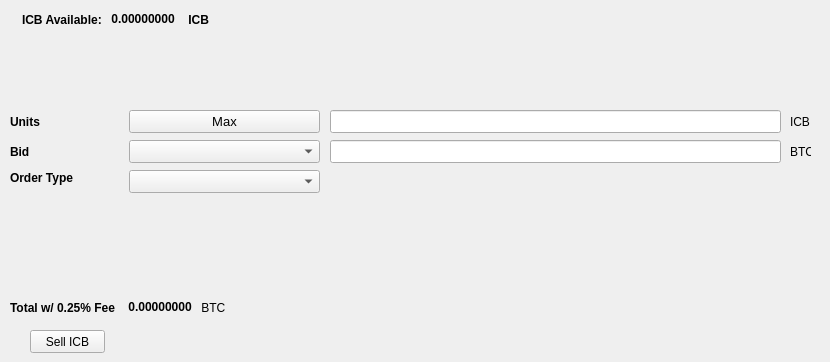
   <widget class="QWidget" name="SellTab">
    <attribute name="title">
     <string>Sell</string>
    </attribute>
    <widget class="QLabel" name="label_16">
     <property name="geometry">
      <rect>
       <x>790</x>
       <y>140</y>
       <width>21</width>
       <height>23</height>
      </rect>
     </property>
     <property name="text">
      <string>BTC</string>
     </property>
    </widget>
    <widget class="QComboBox" name="SellBidcomboBox">
     <property name="geometry">
      <rect>
       <x>129</x>
       <y>140</y>
       <width>191</width>
       <height>23</height>
      </rect>
     </property>
     <property name="font">
      <font>
       <pointsize>10</pointsize>
      </font>
     </property>
    </widget>
    <widget class="QLabel" name="label_18">
     <property name="geometry">
      <rect>
       <x>10</x>
       <y>110</y>
       <width>46</width>
       <height>23</height>
      </rect>
     </property>
     <property name="font">
      <font>
       <weight>75</weight>
       <bold>true</bold>
      </font>
     </property>
     <property name="text">
      <string>Units</string>
     </property>
    </widget>
    <widget class="QPushButton" name="Sell_Max_Amount">
     <property name="geometry">
      <rect>
       <x>129</x>
       <y>110</y>
       <width>191</width>
       <height>23</height>
      </rect>
     </property>
     <property name="font">
      <font>
       <pointsize>10</pointsize>
      </font>
     </property>
     <property name="text">
      <string>Max</string>
     </property>
    </widget>
    <widget class="QLabel" name="label_20">
     <property name="geometry">
      <rect>
       <x>10</x>
       <y>170</y>
       <width>71</width>
       <height>16</height>
      </rect>
     </property>
     <property name="font">
      <font>
       <weight>75</weight>
       <bold>true</bold>
      </font>
     </property>
     <property name="text">
      <string>Order Type</string>
     </property>
    </widget>
    <widget class="QComboBox" name="SellOrdertypeCombo">
     <property name="geometry">
      <rect>
       <x>129</x>
       <y>170</y>
       <width>191</width>
       <height>23</height>
      </rect>
     </property>
     <property name="font">
      <font>
       <pointsize>10</pointsize>
      </font>
     </property>
    </widget>
    <widget class="QLabel" name="label_21">
     <property name="geometry">
      <rect>
       <x>10</x>
       <y>140</y>
       <width>46</width>
       <height>23</height>
      </rect>
     </property>
     <property name="font">
      <font>
       <weight>75</weight>
       <bold>true</bold>
      </font>
     </property>
     <property name="text">
      <string>Bid</string>
     </property>
    </widget>
    <widget class="QLabel" name="label_22">
     <property name="geometry">
      <rect>
       <x>790</x>
       <y>110</y>
       <width>31</width>
       <height>23</height>
      </rect>
     </property>
     <property name="text">
      <string>ICB</string>
     </property>
    </widget>
    <widget class="QLineEdit" name="UnitsInputICB">
     <property name="geometry">
      <rect>
       <x>330</x>
       <y>110</y>
       <width>451</width>
       <height>23</height>
      </rect>
     </property>
     <property name="font">
      <font>
       <pointsize>9</pointsize>
       <weight>75</weight>
       <bold>true</bold>
      </font>
     </property>
    </widget>
    <widget class="QLineEdit" name="SellBidPriceEdit">
     <property name="geometry">
      <rect>
       <x>330</x>
       <y>140</y>
       <width>451</width>
       <height>23</height>
      </rect>
     </property>
     <property name="font">
      <font>
       <pointsize>9</pointsize>
       <weight>75</weight>
       <bold>true</bold>
      </font>
     </property>
    </widget>
    <widget class="QPushButton" name="SellICBBTN">
     <property name="geometry">
      <rect>
       <x>30</x>
       <y>330</y>
       <width>75</width>
       <height>23</height>
      </rect>
     </property>
     <property name="text">
      <string>Sell ICB</string>
     </property>
    </widget>
    <widget class="QWidget" name="layoutWidget">
     <property name="geometry">
      <rect>
       <x>22</x>
       <y>12</y>
       <width>200</width>
       <height>15</height>
      </rect>
     </property>
     <layout class="QHBoxLayout" name="horizontalLayout">
      <item>
       <widget class="QLabel" name="label232_2">
        <property name="font">
         <font>
          <weight>75</weight>
          <bold>true</bold>
         </font>
        </property>
        <property name="text">
         <string>ICB Available:</string>
        </property>
       </widget>
      </item>
      <item>
       <widget class="QLabel" name="ICBAvailableLabel">
        <property name="palette">
         <palette>
          <active>
           <colorrole role="WindowText">
            <brush brushstyle="SolidPattern">
             <color alpha="255">
              <red>0</red>
              <green>0</green>
              <blue>0</blue>
             </color>
            </brush>
           </colorrole>
           <colorrole role="Button">
            <brush brushstyle="SolidPattern">
             <color alpha="255">
              <red>0</red>
              <green>170</green>
              <blue>0</blue>
             </color>
            </brush>
           </colorrole>
           <colorrole role="Light">
            <brush brushstyle="SolidPattern">
             <color alpha="255">
              <red>0</red>
              <green>255</green>
              <blue>0</blue>
             </color>
            </brush>
           </colorrole>
           <colorrole role="Midlight">
            <brush brushstyle="SolidPattern">
             <color alpha="255">
              <red>0</red>
              <green>212</green>
              <blue>0</blue>
             </color>
            </brush>
           </colorrole>
           <colorrole role="Dark">
            <brush brushstyle="SolidPattern">
             <color alpha="255">
              <red>0</red>
              <green>85</green>
              <blue>0</blue>
             </color>
            </brush>
           </colorrole>
           <colorrole role="Mid">
            <brush brushstyle="SolidPattern">
             <color alpha="255">
              <red>0</red>
              <green>113</green>
              <blue>0</blue>
             </color>
            </brush>
           </colorrole>
           <colorrole role="Text">
            <brush brushstyle="SolidPattern">
             <color alpha="255">
              <red>0</red>
              <green>170</green>
              <blue>0</blue>
             </color>
            </brush>
           </colorrole>
           <colorrole role="BrightText">
            <brush brushstyle="SolidPattern">
             <color alpha="255">
              <red>255</red>
              <green>255</green>
              <blue>255</blue>
             </color>
            </brush>
           </colorrole>
           <colorrole role="ButtonText">
            <brush brushstyle="SolidPattern">
             <color alpha="255">
              <red>0</red>
              <green>0</green>
              <blue>0</blue>
             </color>
            </brush>
           </colorrole>
           <colorrole role="Base">
            <brush brushstyle="SolidPattern">
             <color alpha="255">
              <red>255</red>
              <green>255</green>
              <blue>255</blue>
             </color>
            </brush>
           </colorrole>
           <colorrole role="Window">
            <brush brushstyle="SolidPattern">
             <color alpha="255">
              <red>0</red>
              <green>170</green>
              <blue>0</blue>
             </color>
            </brush>
           </colorrole>
           <colorrole role="Shadow">
            <brush brushstyle="SolidPattern">
             <color alpha="255">
              <red>0</red>
              <green>0</green>
              <blue>0</blue>
             </color>
            </brush>
           </colorrole>
           <colorrole role="AlternateBase">
            <brush brushstyle="SolidPattern">
             <color alpha="255">
              <red>127</red>
              <green>212</green>
              <blue>127</blue>
             </color>
            </brush>
           </colorrole>
           <colorrole role="ToolTipBase">
            <brush brushstyle="SolidPattern">
             <color alpha="255">
              <red>255</red>
              <green>255</green>
              <blue>220</blue>
             </color>
            </brush>
           </colorrole>
           <colorrole role="ToolTipText">
            <brush brushstyle="SolidPattern">
             <color alpha="255">
              <red>0</red>
              <green>0</green>
              <blue>0</blue>
             </color>
            </brush>
           </colorrole>
          </active>
          <inactive>
           <colorrole role="WindowText">
            <brush brushstyle="SolidPattern">
             <color alpha="255">
              <red>0</red>
              <green>0</green>
              <blue>0</blue>
             </color>
            </brush>
           </colorrole>
           <colorrole role="Button">
            <brush brushstyle="SolidPattern">
             <color alpha="255">
              <red>0</red>
              <green>170</green>
              <blue>0</blue>
             </color>
            </brush>
           </colorrole>
           <colorrole role="Light">
            <brush brushstyle="SolidPattern">
             <color alpha="255">
              <red>0</red>
              <green>255</green>
              <blue>0</blue>
             </color>
            </brush>
           </colorrole>
           <colorrole role="Midlight">
            <brush brushstyle="SolidPattern">
             <color alpha="255">
              <red>0</red>
              <green>212</green>
              <blue>0</blue>
             </color>
            </brush>
           </colorrole>
           <colorrole role="Dark">
            <brush brushstyle="SolidPattern">
             <color alpha="255">
              <red>0</red>
              <green>85</green>
              <blue>0</blue>
             </color>
            </brush>
           </colorrole>
           <colorrole role="Mid">
            <brush brushstyle="SolidPattern">
             <color alpha="255">
              <red>0</red>
              <green>113</green>
              <blue>0</blue>
             </color>
            </brush>
           </colorrole>
           <colorrole role="Text">
            <brush brushstyle="SolidPattern">
             <color alpha="255">
              <red>0</red>
              <green>170</green>
              <blue>0</blue>
             </color>
            </brush>
           </colorrole>
           <colorrole role="BrightText">
            <brush brushstyle="SolidPattern">
             <color alpha="255">
              <red>255</red>
              <green>255</green>
              <blue>255</blue>
             </color>
            </brush>
           </colorrole>
           <colorrole role="ButtonText">
            <brush brushstyle="SolidPattern">
             <color alpha="255">
              <red>0</red>
              <green>0</green>
              <blue>0</blue>
             </color>
            </brush>
           </colorrole>
           <colorrole role="Base">
            <brush brushstyle="SolidPattern">
             <color alpha="255">
              <red>255</red>
              <green>255</green>
              <blue>255</blue>
             </color>
            </brush>
           </colorrole>
           <colorrole role="Window">
            <brush brushstyle="SolidPattern">
             <color alpha="255">
              <red>0</red>
              <green>170</green>
              <blue>0</blue>
             </color>
            </brush>
           </colorrole>
           <colorrole role="Shadow">
            <brush brushstyle="SolidPattern">
             <color alpha="255">
              <red>0</red>
              <green>0</green>
              <blue>0</blue>
             </color>
            </brush>
           </colorrole>
           <colorrole role="AlternateBase">
            <brush brushstyle="SolidPattern">
             <color alpha="255">
              <red>127</red>
              <green>212</green>
              <blue>127</blue>
             </color>
            </brush>
           </colorrole>
           <colorrole role="ToolTipBase">
            <brush brushstyle="SolidPattern">
             <color alpha="255">
              <red>255</red>
              <green>255</green>
              <blue>220</blue>
             </color>
            </brush>
           </colorrole>
           <colorrole role="ToolTipText">
            <brush brushstyle="SolidPattern">
             <color alpha="255">
              <red>0</red>
              <green>0</green>
              <blue>0</blue>
             </color>
            </brush>
           </colorrole>
          </inactive>
          <disabled>
           <colorrole role="WindowText">
            <brush brushstyle="SolidPattern">
             <color alpha="255">
              <red>0</red>
              <green>85</green>
              <blue>0</blue>
             </color>
            </brush>
           </colorrole>
           <colorrole role="Button">
            <brush brushstyle="SolidPattern">
             <color alpha="255">
              <red>0</red>
              <green>170</green>
              <blue>0</blue>
             </color>
            </brush>
           </colorrole>
           <colorrole role="Light">
            <brush brushstyle="SolidPattern">
             <color alpha="255">
              <red>0</red>
              <green>255</green>
              <blue>0</blue>
             </color>
            </brush>
           </colorrole>
           <colorrole role="Midlight">
            <brush brushstyle="SolidPattern">
             <color alpha="255">
              <red>0</red>
              <green>212</green>
              <blue>0</blue>
             </color>
            </brush>
           </colorrole>
           <colorrole role="Dark">
            <brush brushstyle="SolidPattern">
             <color alpha="255">
              <red>0</red>
              <green>85</green>
              <blue>0</blue>
             </color>
            </brush>
           </colorrole>
           <colorrole role="Mid">
            <brush brushstyle="SolidPattern">
             <color alpha="255">
              <red>0</red>
              <green>113</green>
              <blue>0</blue>
             </color>
            </brush>
           </colorrole>
           <colorrole role="Text">
            <brush brushstyle="SolidPattern">
             <color alpha="255">
              <red>0</red>
              <green>85</green>
              <blue>0</blue>
             </color>
            </brush>
           </colorrole>
           <colorrole role="BrightText">
            <brush brushstyle="SolidPattern">
             <color alpha="255">
              <red>255</red>
              <green>255</green>
              <blue>255</blue>
             </color>
            </brush>
           </colorrole>
           <colorrole role="ButtonText">
            <brush brushstyle="SolidPattern">
             <color alpha="255">
              <red>0</red>
              <green>85</green>
              <blue>0</blue>
             </color>
            </brush>
           </colorrole>
           <colorrole role="Base">
            <brush brushstyle="SolidPattern">
             <color alpha="255">
              <red>0</red>
              <green>170</green>
              <blue>0</blue>
             </color>
            </brush>
           </colorrole>
           <colorrole role="Window">
            <brush brushstyle="SolidPattern">
             <color alpha="255">
              <red>0</red>
              <green>170</green>
              <blue>0</blue>
             </color>
            </brush>
           </colorrole>
           <colorrole role="Shadow">
            <brush brushstyle="SolidPattern">
             <color alpha="255">
              <red>0</red>
              <green>0</green>
              <blue>0</blue>
             </color>
            </brush>
           </colorrole>
           <colorrole role="AlternateBase">
            <brush brushstyle="SolidPattern">
             <color alpha="255">
              <red>0</red>
              <green>170</green>
              <blue>0</blue>
             </color>
            </brush>
           </colorrole>
           <colorrole role="ToolTipBase">
            <brush brushstyle="SolidPattern">
             <color alpha="255">
              <red>255</red>
              <green>255</green>
              <blue>220</blue>
             </color>
            </brush>
           </colorrole>
           <colorrole role="ToolTipText">
            <brush brushstyle="SolidPattern">
             <color alpha="255">
              <red>0</red>
              <green>0</green>
              <blue>0</blue>
             </color>
            </brush>
           </colorrole>
          </disabled>
         </palette>
        </property>
        <property name="font">
         <font>
          <weight>75</weight>
          <bold>true</bold>
         </font>
        </property>
        <property name="text">
         <string> 0.00000000 </string>
        </property>
        <property name="textInteractionFlags">
         <set>Qt::LinksAccessibleByMouse|Qt::TextSelectableByKeyboard|Qt::TextSelectableByMouse</set>
        </property>
       </widget>
      </item>
      <item>
       <widget class="QLabel" name="labelICB">
        <property name="font">
         <font>
          <weight>75</weight>
          <bold>true</bold>
         </font>
        </property>
        <property name="text">
         <string> ICB</string>
        </property>
       </widget>
      </item>
     </layout>
    </widget>
    <widget class="QWidget" name="layoutWidget">
     <property name="geometry">
      <rect>
       <x>10</x>
       <y>300</y>
       <width>218</width>
       <height>15</height>
      </rect>
     </property>
     <layout class="QHBoxLayout" name="horizontalLayout_2">
      <item>
       <widget class="QLabel" name="label_19">
        <property name="font">
         <font>
          <weight>75</weight>
          <bold>true</bold>
         </font>
        </property>
        <property name="text">
         <string>Total w/ 0.25% Fee </string>
        </property>
       </widget>
      </item>
      <item>
       <widget class="QLabel" name="SellCostLabel">
        <property name="palette">
         <palette>
          <active>
           <colorrole role="WindowText">
            <brush brushstyle="SolidPattern">
             <color alpha="255">
              <red>0</red>
              <green>0</green>
              <blue>0</blue>
             </color>
            </brush>
           </colorrole>
           <colorrole role="Button">
            <brush brushstyle="SolidPattern">
             <color alpha="255">
              <red>0</red>
              <green>170</green>
              <blue>0</blue>
             </color>
            </brush>
           </colorrole>
           <colorrole role="Light">
            <brush brushstyle="SolidPattern">
             <color alpha="255">
              <red>0</red>
              <green>255</green>
              <blue>0</blue>
             </color>
            </brush>
           </colorrole>
           <colorrole role="Midlight">
            <brush brushstyle="SolidPattern">
             <color alpha="255">
              <red>0</red>
              <green>212</green>
              <blue>0</blue>
             </color>
            </brush>
           </colorrole>
           <colorrole role="Dark">
            <brush brushstyle="SolidPattern">
             <color alpha="255">
              <red>0</red>
              <green>85</green>
              <blue>0</blue>
             </color>
            </brush>
           </colorrole>
           <colorrole role="Mid">
            <brush brushstyle="SolidPattern">
             <color alpha="255">
              <red>0</red>
              <green>113</green>
              <blue>0</blue>
             </color>
            </brush>
           </colorrole>
           <colorrole role="Text">
            <brush brushstyle="SolidPattern">
             <color alpha="255">
              <red>0</red>
              <green>170</green>
              <blue>0</blue>
             </color>
            </brush>
           </colorrole>
           <colorrole role="BrightText">
            <brush brushstyle="SolidPattern">
             <color alpha="255">
              <red>255</red>
              <green>255</green>
              <blue>255</blue>
             </color>
            </brush>
           </colorrole>
           <colorrole role="ButtonText">
            <brush brushstyle="SolidPattern">
             <color alpha="255">
              <red>0</red>
              <green>0</green>
              <blue>0</blue>
             </color>
            </brush>
           </colorrole>
           <colorrole role="Base">
            <brush brushstyle="SolidPattern">
             <color alpha="255">
              <red>255</red>
              <green>255</green>
              <blue>255</blue>
             </color>
            </brush>
           </colorrole>
           <colorrole role="Window">
            <brush brushstyle="SolidPattern">
             <color alpha="255">
              <red>0</red>
              <green>170</green>
              <blue>0</blue>
             </color>
            </brush>
           </colorrole>
           <colorrole role="Shadow">
            <brush brushstyle="SolidPattern">
             <color alpha="255">
              <red>0</red>
              <green>0</green>
              <blue>0</blue>
             </color>
            </brush>
           </colorrole>
           <colorrole role="AlternateBase">
            <brush brushstyle="SolidPattern">
             <color alpha="255">
              <red>127</red>
              <green>212</green>
              <blue>127</blue>
             </color>
            </brush>
           </colorrole>
           <colorrole role="ToolTipBase">
            <brush brushstyle="SolidPattern">
             <color alpha="255">
              <red>255</red>
              <green>255</green>
              <blue>220</blue>
             </color>
            </brush>
           </colorrole>
           <colorrole role="ToolTipText">
            <brush brushstyle="SolidPattern">
             <color alpha="255">
              <red>0</red>
              <green>0</green>
              <blue>0</blue>
             </color>
            </brush>
           </colorrole>
          </active>
          <inactive>
           <colorrole role="WindowText">
            <brush brushstyle="SolidPattern">
             <color alpha="255">
              <red>0</red>
              <green>0</green>
              <blue>0</blue>
             </color>
            </brush>
           </colorrole>
           <colorrole role="Button">
            <brush brushstyle="SolidPattern">
             <color alpha="255">
              <red>0</red>
              <green>170</green>
              <blue>0</blue>
             </color>
            </brush>
           </colorrole>
           <colorrole role="Light">
            <brush brushstyle="SolidPattern">
             <color alpha="255">
              <red>0</red>
              <green>255</green>
              <blue>0</blue>
             </color>
            </brush>
           </colorrole>
           <colorrole role="Midlight">
            <brush brushstyle="SolidPattern">
             <color alpha="255">
              <red>0</red>
              <green>212</green>
              <blue>0</blue>
             </color>
            </brush>
           </colorrole>
           <colorrole role="Dark">
            <brush brushstyle="SolidPattern">
             <color alpha="255">
              <red>0</red>
              <green>85</green>
              <blue>0</blue>
             </color>
            </brush>
           </colorrole>
           <colorrole role="Mid">
            <brush brushstyle="SolidPattern">
             <color alpha="255">
              <red>0</red>
              <green>113</green>
              <blue>0</blue>
             </color>
            </brush>
           </colorrole>
           <colorrole role="Text">
            <brush brushstyle="SolidPattern">
             <color alpha="255">
              <red>0</red>
              <green>170</green>
              <blue>0</blue>
             </color>
            </brush>
           </colorrole>
           <colorrole role="BrightText">
            <brush brushstyle="SolidPattern">
             <color alpha="255">
              <red>255</red>
              <green>255</green>
              <blue>255</blue>
             </color>
            </brush>
           </colorrole>
           <colorrole role="ButtonText">
            <brush brushstyle="SolidPattern">
             <color alpha="255">
              <red>0</red>
              <green>0</green>
              <blue>0</blue>
             </color>
            </brush>
           </colorrole>
           <colorrole role="Base">
            <brush brushstyle="SolidPattern">
             <color alpha="255">
              <red>255</red>
              <green>255</green>
              <blue>255</blue>
             </color>
            </brush>
           </colorrole>
           <colorrole role="Window">
            <brush brushstyle="SolidPattern">
             <color alpha="255">
              <red>0</red>
              <green>170</green>
              <blue>0</blue>
             </color>
            </brush>
           </colorrole>
           <colorrole role="Shadow">
            <brush brushstyle="SolidPattern">
             <color alpha="255">
              <red>0</red>
              <green>0</green>
              <blue>0</blue>
             </color>
            </brush>
           </colorrole>
           <colorrole role="AlternateBase">
            <brush brushstyle="SolidPattern">
             <color alpha="255">
              <red>127</red>
              <green>212</green>
              <blue>127</blue>
             </color>
            </brush>
           </colorrole>
           <colorrole role="ToolTipBase">
            <brush brushstyle="SolidPattern">
             <color alpha="255">
              <red>255</red>
              <green>255</green>
              <blue>220</blue>
             </color>
            </brush>
           </colorrole>
           <colorrole role="ToolTipText">
            <brush brushstyle="SolidPattern">
             <color alpha="255">
              <red>0</red>
              <green>0</green>
              <blue>0</blue>
             </color>
            </brush>
           </colorrole>
          </inactive>
          <disabled>
           <colorrole role="WindowText">
            <brush brushstyle="SolidPattern">
             <color alpha="255">
              <red>0</red>
              <green>85</green>
              <blue>0</blue>
             </color>
            </brush>
           </colorrole>
           <colorrole role="Button">
            <brush brushstyle="SolidPattern">
             <color alpha="255">
              <red>0</red>
              <green>170</green>
              <blue>0</blue>
             </color>
            </brush>
           </colorrole>
           <colorrole role="Light">
            <brush brushstyle="SolidPattern">
             <color alpha="255">
              <red>0</red>
              <green>255</green>
              <blue>0</blue>
             </color>
            </brush>
           </colorrole>
           <colorrole role="Midlight">
            <brush brushstyle="SolidPattern">
             <color alpha="255">
              <red>0</red>
              <green>212</green>
              <blue>0</blue>
             </color>
            </brush>
           </colorrole>
           <colorrole role="Dark">
            <brush brushstyle="SolidPattern">
             <color alpha="255">
              <red>0</red>
              <green>85</green>
              <blue>0</blue>
             </color>
            </brush>
           </colorrole>
           <colorrole role="Mid">
            <brush brushstyle="SolidPattern">
             <color alpha="255">
              <red>0</red>
              <green>113</green>
              <blue>0</blue>
             </color>
            </brush>
           </colorrole>
           <colorrole role="Text">
            <brush brushstyle="SolidPattern">
             <color alpha="255">
              <red>0</red>
              <green>85</green>
              <blue>0</blue>
             </color>
            </brush>
           </colorrole>
           <colorrole role="BrightText">
            <brush brushstyle="SolidPattern">
             <color alpha="255">
              <red>255</red>
              <green>255</green>
              <blue>255</blue>
             </color>
            </brush>
           </colorrole>
           <colorrole role="ButtonText">
            <brush brushstyle="SolidPattern">
             <color alpha="255">
              <red>0</red>
              <green>85</green>
              <blue>0</blue>
             </color>
            </brush>
           </colorrole>
           <colorrole role="Base">
            <brush brushstyle="SolidPattern">
             <color alpha="255">
              <red>0</red>
              <green>170</green>
              <blue>0</blue>
             </color>
            </brush>
           </colorrole>
           <colorrole role="Window">
            <brush brushstyle="SolidPattern">
             <color alpha="255">
              <red>0</red>
              <green>170</green>
              <blue>0</blue>
             </color>
            </brush>
           </colorrole>
           <colorrole role="Shadow">
            <brush brushstyle="SolidPattern">
             <color alpha="255">
              <red>0</red>
              <green>0</green>
              <blue>0</blue>
             </color>
            </brush>
           </colorrole>
           <colorrole role="AlternateBase">
            <brush brushstyle="SolidPattern">
             <color alpha="255">
              <red>0</red>
              <green>170</green>
              <blue>0</blue>
             </color>
            </brush>
           </colorrole>
           <colorrole role="ToolTipBase">
            <brush brushstyle="SolidPattern">
             <color alpha="255">
              <red>255</red>
              <green>255</green>
              <blue>220</blue>
             </color>
            </brush>
           </colorrole>
           <colorrole role="ToolTipText">
            <brush brushstyle="SolidPattern">
             <color alpha="255">
              <red>0</red>
              <green>0</green>
              <blue>0</blue>
             </color>
            </brush>
           </colorrole>
          </disabled>
         </palette>
        </property>
        <property name="font">
         <font>
          <weight>75</weight>
          <bold>true</bold>
         </font>
        </property>
        <property name="autoFillBackground">
         <bool>false</bool>
        </property>
        <property name="text">
         <string> 0.00000000</string>
        </property>
        <property name="textInteractionFlags">
         <set>Qt::LinksAccessibleByMouse|Qt::TextSelectableByMouse</set>
        </property>
       </widget>
      </item>
      <item>
       <widget class="QLabel" name="label_17">
        <property name="font">
         <font>
          <weight>50</weight>
          <bold>false</bold>
         </font>
        </property>
        <property name="text">
         <string> BTC</string>
        </property>
       </widget>
      </item>
     </layout>
    </widget>
   </widget>
